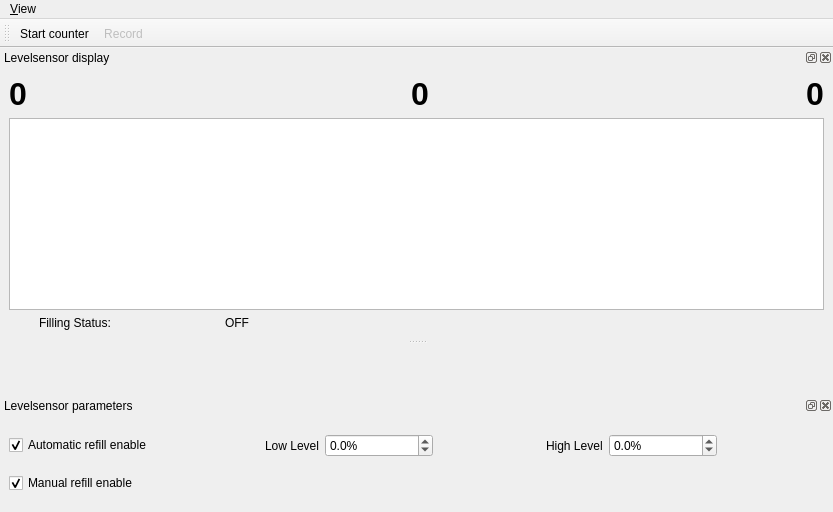
<?xml version="1.0" encoding="UTF-8"?>
<ui version="4.0">
 <class>MainWindow</class>
 <widget class="QMainWindow" name="MainWindow">
  <property name="geometry">
   <rect>
    <x>0</x>
    <y>0</y>
    <width>833</width>
    <height>512</height>
   </rect>
  </property>
  <property name="windowTitle">
   <string>qudi: LN2 levelsensor Control</string>
  </property>
  <widget class="QWidget" name="centralwidget">
   <property name="sizePolicy">
    <sizepolicy hsizetype="Expanding" vsizetype="Expanding">
     <horstretch>0</horstretch>
     <verstretch>0</verstretch>
    </sizepolicy>
   </property>
  </widget>
  <widget class="QMenuBar" name="menubar">
   <property name="geometry">
    <rect>
     <x>0</x>
     <y>0</y>
     <width>833</width>
     <height>21</height>
    </rect>
   </property>
   <property name="sizePolicy">
    <sizepolicy hsizetype="Expanding" vsizetype="Minimum">
     <horstretch>0</horstretch>
     <verstretch>0</verstretch>
    </sizepolicy>
   </property>
   <widget class="QMenu" name="menuView">
    <property name="title">
     <string>&amp;View</string>
    </property>
    <widget class="QMenu" name="menuToolbars">
     <property name="title">
      <string>&amp;Toolbars</string>
     </property>
     <addaction name="counting_controls_view_Action"/>
    </widget>
    <addaction name="pid_view_Action"/>
    <addaction name="pid_parameters_view_Action"/>
    <addaction name="separator"/>
    <addaction name="menuToolbars"/>
    <addaction name="separator"/>
    <addaction name="restore_default_view_Action"/>
    <addaction name="actionClose"/>
   </widget>
   <addaction name="menuView"/>
  </widget>
  <widget class="QDockWidget" name="levelsensor_trace_DockWidget">
   <property name="sizePolicy">
    <sizepolicy hsizetype="Expanding" vsizetype="Preferred">
     <horstretch>0</horstretch>
     <verstretch>0</verstretch>
    </sizepolicy>
   </property>
   <property name="minimumSize">
    <size>
     <width>100</width>
     <height>122</height>
    </size>
   </property>
   <property name="windowTitle">
    <string>Levelsensor display</string>
   </property>
   <attribute name="dockWidgetArea">
    <number>4</number>
   </attribute>
   <widget class="QWidget" name="dockWidgetContents">
    <property name="sizePolicy">
     <sizepolicy hsizetype="Expanding" vsizetype="Expanding">
      <horstretch>0</horstretch>
      <verstretch>0</verstretch>
     </sizepolicy>
    </property>
    <property name="minimumSize">
     <size>
      <width>100</width>
      <height>100</height>
     </size>
    </property>
    <layout class="QGridLayout" name="gridLayout">
     <item row="0" column="6">
      <widget class="QLabel" name="high_level_value_Label">
       <property name="font">
        <font>
         <pointsize>24</pointsize>
         <weight>75</weight>
         <bold>true</bold>
        </font>
       </property>
       <property name="text">
        <string>0</string>
       </property>
       <property name="alignment">
        <set>Qt::AlignRight|Qt::AlignTrailing|Qt::AlignVCenter</set>
       </property>
      </widget>
     </item>
     <item row="0" column="3">
      <spacer name="horizontalSpacer">
       <property name="orientation">
        <enum>Qt::Horizontal</enum>
       </property>
       <property name="sizeType">
        <enum>QSizePolicy::Expanding</enum>
       </property>
       <property name="sizeHint" stdset="0">
        <size>
         <width>1</width>
         <height>20</height>
        </size>
       </property>
      </spacer>
     </item>
     <item row="3" column="1" colspan="6">
      <widget class="PlotWidget" name="trace_PlotWidget">
       <property name="sizePolicy">
        <sizepolicy hsizetype="Expanding" vsizetype="Expanding">
         <horstretch>0</horstretch>
         <verstretch>0</verstretch>
        </sizepolicy>
       </property>
       <property name="minimumSize">
        <size>
         <width>100</width>
         <height>100</height>
        </size>
       </property>
      </widget>
     </item>
     <item row="0" column="5">
      <spacer name="horizontalSpacer_2">
       <property name="orientation">
        <enum>Qt::Horizontal</enum>
       </property>
       <property name="sizeType">
        <enum>QSizePolicy::Expanding</enum>
       </property>
       <property name="sizeHint" stdset="0">
        <size>
         <width>1</width>
         <height>20</height>
        </size>
       </property>
      </spacer>
     </item>
     <item row="0" column="4">
      <widget class="QLabel" name="current_level_value_Label">
       <property name="font">
        <font>
         <pointsize>24</pointsize>
         <weight>75</weight>
         <bold>true</bold>
        </font>
       </property>
       <property name="text">
        <string>0</string>
       </property>
       <property name="alignment">
        <set>Qt::AlignRight|Qt::AlignTrailing|Qt::AlignVCenter</set>
       </property>
      </widget>
     </item>
     <item row="0" column="1">
      <widget class="QLabel" name="low_level_value_Label">
       <property name="font">
        <font>
         <pointsize>24</pointsize>
         <weight>75</weight>
         <bold>true</bold>
        </font>
       </property>
       <property name="text">
        <string>0</string>
       </property>
       <property name="alignment">
        <set>Qt::AlignRight|Qt::AlignTrailing|Qt::AlignVCenter</set>
       </property>
      </widget>
     </item>
     <item row="4" column="3">
      <layout class="QHBoxLayout" name="horizontalLayout">
       <item>
        <widget class="QLabel" name="labelfillingstate">
         <property name="text">
          <string>Filling Status:</string>
         </property>
        </widget>
       </item>
       <item>
        <widget class="QLabel" name="labelfillingstatedisplay">
         <property name="text">
          <string>OFF</string>
         </property>
        </widget>
       </item>
      </layout>
     </item>
    </layout>
   </widget>
  </widget>
  <widget class="QDockWidget" name="levelsensor_parameters_DockWidget">
   <property name="sizePolicy">
    <sizepolicy hsizetype="Expanding" vsizetype="Preferred">
     <horstretch>0</horstretch>
     <verstretch>0</verstretch>
    </sizepolicy>
   </property>
   <property name="minimumSize">
    <size>
     <width>804</width>
     <height>116</height>
    </size>
   </property>
   <property name="maximumSize">
    <size>
     <width>524287</width>
     <height>116</height>
    </size>
   </property>
   <property name="windowTitle">
    <string>Levelsensor parameters</string>
   </property>
   <attribute name="dockWidgetArea">
    <number>8</number>
   </attribute>
   <widget class="QWidget" name="dockWidgetContents_2">
    <layout class="QGridLayout" name="gridLayout_2">
     <item row="2" column="1">
      <spacer name="horizontalSpacer_6">
       <property name="orientation">
        <enum>Qt::Horizontal</enum>
       </property>
       <property name="sizeHint" stdset="0">
        <size>
         <width>1</width>
         <height>20</height>
        </size>
       </property>
      </spacer>
     </item>
     <item row="0" column="0">
      <widget class="QCheckBox" name="automaticRefillEnabledCheckBox">
       <property name="text">
        <string>Automatic refill enable</string>
       </property>
       <property name="checked">
        <bool>true</bool>
       </property>
      </widget>
     </item>
     <item row="0" column="1">
      <spacer name="horizontalSpacer_9">
       <property name="orientation">
        <enum>Qt::Horizontal</enum>
       </property>
       <property name="sizeHint" stdset="0">
        <size>
         <width>1</width>
         <height>20</height>
        </size>
       </property>
      </spacer>
     </item>
     <item row="0" column="4">
      <spacer name="horizontalSpacer_3">
       <property name="orientation">
        <enum>Qt::Horizontal</enum>
       </property>
       <property name="sizeType">
        <enum>QSizePolicy::Expanding</enum>
       </property>
       <property name="sizeHint" stdset="0">
        <size>
         <width>1</width>
         <height>20</height>
        </size>
       </property>
      </spacer>
     </item>
     <item row="0" column="3">
      <widget class="ScienDSpinBox" name="lowLevelDoubleSpinBox">
       <property name="sizePolicy">
        <sizepolicy hsizetype="Expanding" vsizetype="Fixed">
         <horstretch>0</horstretch>
         <verstretch>0</verstretch>
        </sizepolicy>
       </property>
       <property name="suffix">
        <string>%</string>
       </property>
       <property name="decimals">
        <number>1</number>
       </property>
       <property name="minimum">
        <double>-999999999.000000000000000</double>
       </property>
       <property name="maximum">
        <double>999999999.000000000000000</double>
       </property>
       <property name="singleStep">
        <double>0.001000000000000</double>
       </property>
      </widget>
     </item>
     <item row="0" column="2">
      <widget class="QLabel" name="labelLowLevel">
       <property name="text">
        <string>Low Level</string>
       </property>
      </widget>
     </item>
     <item row="0" column="6">
      <widget class="QLabel" name="labelHighLevel">
       <property name="text">
        <string>High Level</string>
       </property>
      </widget>
     </item>
     <item row="0" column="8">
      <spacer name="horizontalSpacer_5">
       <property name="orientation">
        <enum>Qt::Horizontal</enum>
       </property>
       <property name="sizeType">
        <enum>QSizePolicy::Expanding</enum>
       </property>
       <property name="sizeHint" stdset="0">
        <size>
         <width>1</width>
         <height>20</height>
        </size>
       </property>
      </spacer>
     </item>
     <item row="0" column="7">
      <widget class="ScienDSpinBox" name="highLevelDoubleSpinBox">
       <property name="sizePolicy">
        <sizepolicy hsizetype="Expanding" vsizetype="Fixed">
         <horstretch>0</horstretch>
         <verstretch>0</verstretch>
        </sizepolicy>
       </property>
       <property name="suffix">
        <string>%</string>
       </property>
       <property name="decimals">
        <number>1</number>
       </property>
       <property name="minimum">
        <double>-999999999.000000000000000</double>
       </property>
       <property name="maximum">
        <double>999999999.000000000000000</double>
       </property>
       <property name="singleStep">
        <double>0.001000000000000</double>
       </property>
       <property name="value">
        <double>0.000000000000000</double>
       </property>
      </widget>
     </item>
     <item row="2" column="0">
      <widget class="QCheckBox" name="manualRefillEnabledCheckBox">
       <property name="text">
        <string>Manual refill enable</string>
       </property>
       <property name="checked">
        <bool>true</bool>
       </property>
      </widget>
     </item>
    </layout>
   </widget>
  </widget>
  <widget class="QToolBar" name="levelsensor_control_ToolBar">
   <property name="enabled">
    <bool>true</bool>
   </property>
   <property name="sizePolicy">
    <sizepolicy hsizetype="Expanding" vsizetype="Fixed">
     <horstretch>0</horstretch>
     <verstretch>0</verstretch>
    </sizepolicy>
   </property>
   <property name="windowTitle">
    <string>PID Controls</string>
   </property>
   <property name="toolButtonStyle">
    <enum>Qt::ToolButtonTextBesideIcon</enum>
   </property>
   <attribute name="toolBarArea">
    <enum>TopToolBarArea</enum>
   </attribute>
   <attribute name="toolBarBreak">
    <bool>false</bool>
   </attribute>
   <addaction name="start_control_Action"/>
   <addaction name="record_control_Action"/>
  </widget>
  <action name="start_control_Action">
   <property name="checkable">
    <bool>true</bool>
   </property>
   <property name="icon">
    <iconset>
     <normaloff>../../artwork/icons/qudiTheme/22x22/start-counter.png</normaloff>../../artwork/icons/qudiTheme/22x22/start-counter.png</iconset>
   </property>
   <property name="text">
    <string>Start counter</string>
   </property>
   <property name="toolTip">
    <string>Start the counter</string>
   </property>
  </action>
  <action name="record_control_Action">
   <property name="checkable">
    <bool>true</bool>
   </property>
   <property name="enabled">
    <bool>false</bool>
   </property>
   <property name="icon">
    <iconset>
     <normaloff>../../artwork/icons/qudiTheme/22x22/record-counter.png</normaloff>../../artwork/icons/qudiTheme/22x22/record-counter.png</iconset>
   </property>
   <property name="text">
    <string>Record</string>
   </property>
   <property name="toolTip">
    <string>Save count trace to file</string>
   </property>
  </action>
  <action name="pid_view_Action">
   <property name="checkable">
    <bool>true</bool>
   </property>
   <property name="text">
    <string>&amp;PID display</string>
   </property>
   <property name="toolTip">
    <string>Show the Slow counter</string>
   </property>
  </action>
  <action name="pid_parameters_view_Action">
   <property name="checkable">
    <bool>true</bool>
   </property>
   <property name="text">
    <string>P&amp;ID parameters</string>
   </property>
   <property name="toolTip">
    <string>Show Slow counter parameters</string>
   </property>
  </action>
  <action name="restore_default_view_Action">
   <property name="text">
    <string>&amp;Restore default</string>
   </property>
  </action>
  <action name="counting_controls_view_Action">
   <property name="text">
    <string>&amp;Counting controls</string>
   </property>
  </action>
  <action name="actionClose">
   <property name="icon">
    <iconset>
     <normaloff>../../artwork/icons/oxygen/22x22/application-exit.png</normaloff>../../artwork/icons/oxygen/22x22/application-exit.png</iconset>
   </property>
   <property name="text">
    <string>&amp;Close</string>
   </property>
  </action>
 </widget>
 <customwidgets>
  <customwidget>
   <class>PlotWidget</class>
   <extends>QGraphicsView</extends>
   <header>pyqtgraph</header>
  </customwidget>
  <customwidget>
   <class>ScienDSpinBox</class>
   <extends>QDoubleSpinBox</extends>
   <header>qtwidgets.scientific_spinbox.h</header>
  </customwidget>
 </customwidgets>
 <tabstops>
  <tabstop>trace_PlotWidget</tabstop>
  <tabstop>automaticRefillEnabledCheckBox</tabstop>
  <tabstop>manualRefillEnabledCheckBox</tabstop>
  <tabstop>lowLevelDoubleSpinBox</tabstop>
  <tabstop>highLevelDoubleSpinBox</tabstop>
 </tabstops>
 <resources/>
 <connections>
  <connection>
   <sender>pid_view_Action</sender>
   <signal>triggered(bool)</signal>
   <receiver>levelsensor_trace_DockWidget</receiver>
   <slot>setVisible(bool)</slot>
   <hints>
    <hint type="sourcelabel">
     <x>-1</x>
     <y>-1</y>
    </hint>
    <hint type="destinationlabel">
     <x>399</x>
     <y>136</y>
    </hint>
   </hints>
  </connection>
  <connection>
   <sender>levelsensor_trace_DockWidget</sender>
   <signal>visibilityChanged(bool)</signal>
   <receiver>pid_view_Action</receiver>
   <slot>setChecked(bool)</slot>
   <hints>
    <hint type="sourcelabel">
     <x>399</x>
     <y>136</y>
    </hint>
    <hint type="destinationlabel">
     <x>-1</x>
     <y>-1</y>
    </hint>
   </hints>
  </connection>
  <connection>
   <sender>pid_parameters_view_Action</sender>
   <signal>triggered(bool)</signal>
   <receiver>levelsensor_parameters_DockWidget</receiver>
   <slot>setVisible(bool)</slot>
   <hints>
    <hint type="sourcelabel">
     <x>-1</x>
     <y>-1</y>
    </hint>
    <hint type="destinationlabel">
     <x>399</x>
     <y>551</y>
    </hint>
   </hints>
  </connection>
  <connection>
   <sender>levelsensor_parameters_DockWidget</sender>
   <signal>visibilityChanged(bool)</signal>
   <receiver>pid_parameters_view_Action</receiver>
   <slot>setChecked(bool)</slot>
   <hints>
    <hint type="sourcelabel">
     <x>399</x>
     <y>551</y>
    </hint>
    <hint type="destinationlabel">
     <x>-1</x>
     <y>-1</y>
    </hint>
   </hints>
  </connection>
  <connection>
   <sender>counting_controls_view_Action</sender>
   <signal>triggered(bool)</signal>
   <receiver>levelsensor_control_ToolBar</receiver>
   <slot>setVisible(bool)</slot>
   <hints>
    <hint type="sourcelabel">
     <x>-1</x>
     <y>-1</y>
    </hint>
    <hint type="destinationlabel">
     <x>399</x>
     <y>41</y>
    </hint>
   </hints>
  </connection>
  <connection>
   <sender>levelsensor_control_ToolBar</sender>
   <signal>visibilityChanged(bool)</signal>
   <receiver>counting_controls_view_Action</receiver>
   <slot>setChecked(bool)</slot>
   <hints>
    <hint type="sourcelabel">
     <x>399</x>
     <y>41</y>
    </hint>
    <hint type="destinationlabel">
     <x>-1</x>
     <y>-1</y>
    </hint>
   </hints>
  </connection>
  <connection>
   <sender>actionClose</sender>
   <signal>triggered()</signal>
   <receiver>MainWindow</receiver>
   <slot>close()</slot>
   <hints>
    <hint type="sourcelabel">
     <x>-1</x>
     <y>-1</y>
    </hint>
    <hint type="destinationlabel">
     <x>219</x>
     <y>281</y>
    </hint>
   </hints>
  </connection>
 </connections>
</ui>
